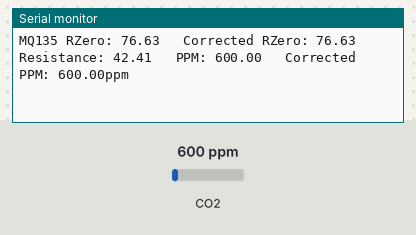
This sketch was run on a simulated Arduino Mega 2560, built with avr-gcc and run on an emulated ATmega2560. On the bench: the last lines printed to the serial monitor. Inputs (shaded band) come from the test bench; at power-on: CO2 600 ppm.

Above: at 1.2 s.
1.3 s: CO2 set to 452 ppm
At 1.74 s:
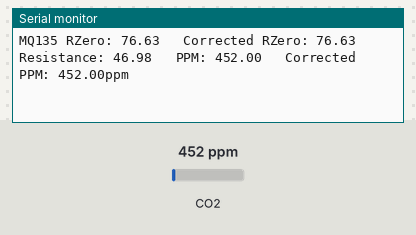
2.8 s: CO2 set to 1050 ppm
At 2.96 s:
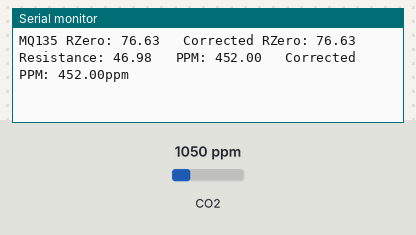
Timing chart, 0 to 5.8 s (numbered marks = the images above; inputs shaded):
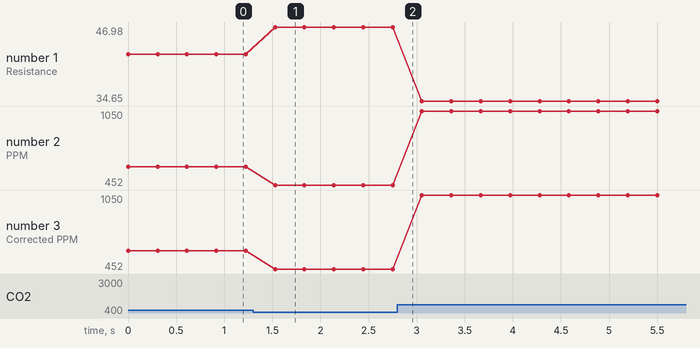

The sketch:

MQ135-ESP.ino
```cpp
#include "MQ135.h"

/*  MQ135 gas sensor
    Datasheet can be found here: https://www.olimex.com/Products/Components/Sensors/SNS-MQ135/resources/SNS-MQ135.pdf
    Application
    They are used in air quality control equipments for buildings/offices, are suitable for detecting of NH3, NOx, alcohol, Benzene, smoke, CO2, etc
    Original creator of this library: https://github.com/GeorgK/MQ135
*/

#define PIN_MQ135 36

MQ135 mq135_sensor(PIN_MQ135);

float temperature = 21.0; // Assume current temperature. Recommended to measure with DHT22
float humidity = 25.0; // Assume current humidity. Recommended to measure with DHT22

void setup() {
  Serial.begin(115200);
}

void loop() {
  float rzero = mq135_sensor.getRZero();
  float correctedRZero = mq135_sensor.getCorrectedRZero(temperature, humidity);
  float resistance = mq135_sensor.getResistance();
  float ppm = mq135_sensor.getPPM();
  float correctedPPM = mq135_sensor.getCorrectedPPM(temperature, humidity);

  Serial.print("MQ135 RZero: ");
  Serial.print(rzero);
  Serial.print("\t Corrected RZero: ");
  Serial.print(correctedRZero);
  Serial.print("\t Resistance: ");
  Serial.print(resistance);
  Serial.print("\t PPM: ");
  Serial.print(ppm);
  Serial.print("\t Corrected PPM: ");
  Serial.print(correctedPPM);
  Serial.println("ppm");

  delay(300);
}
```

Measured:
- after the input at 1.3 s, the serial monitor: prints a new line after 0.23 s (image 1)
- plotted number 1: 42.41 → 46.98 after the input at 1.3 s, 46.98 → 34.65 after the input at 2.8 s
- plotted number 2: 600 → 452 after the input at 1.3 s, 452 → 1050 after the input at 2.8 s
- plotted number 3: 600 → 452 after the input at 1.3 s, 452 → 1050 after the input at 2.8 s
